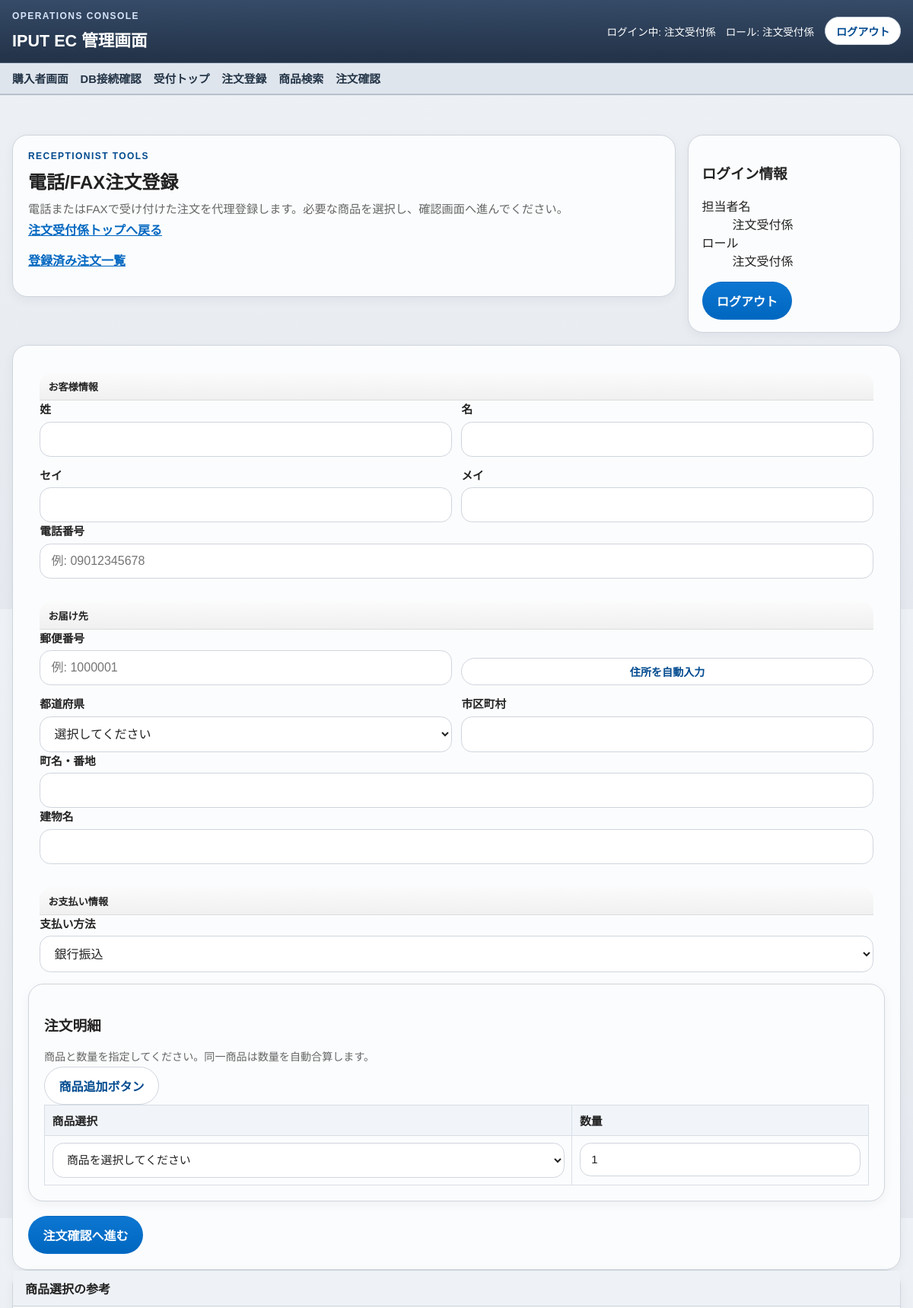
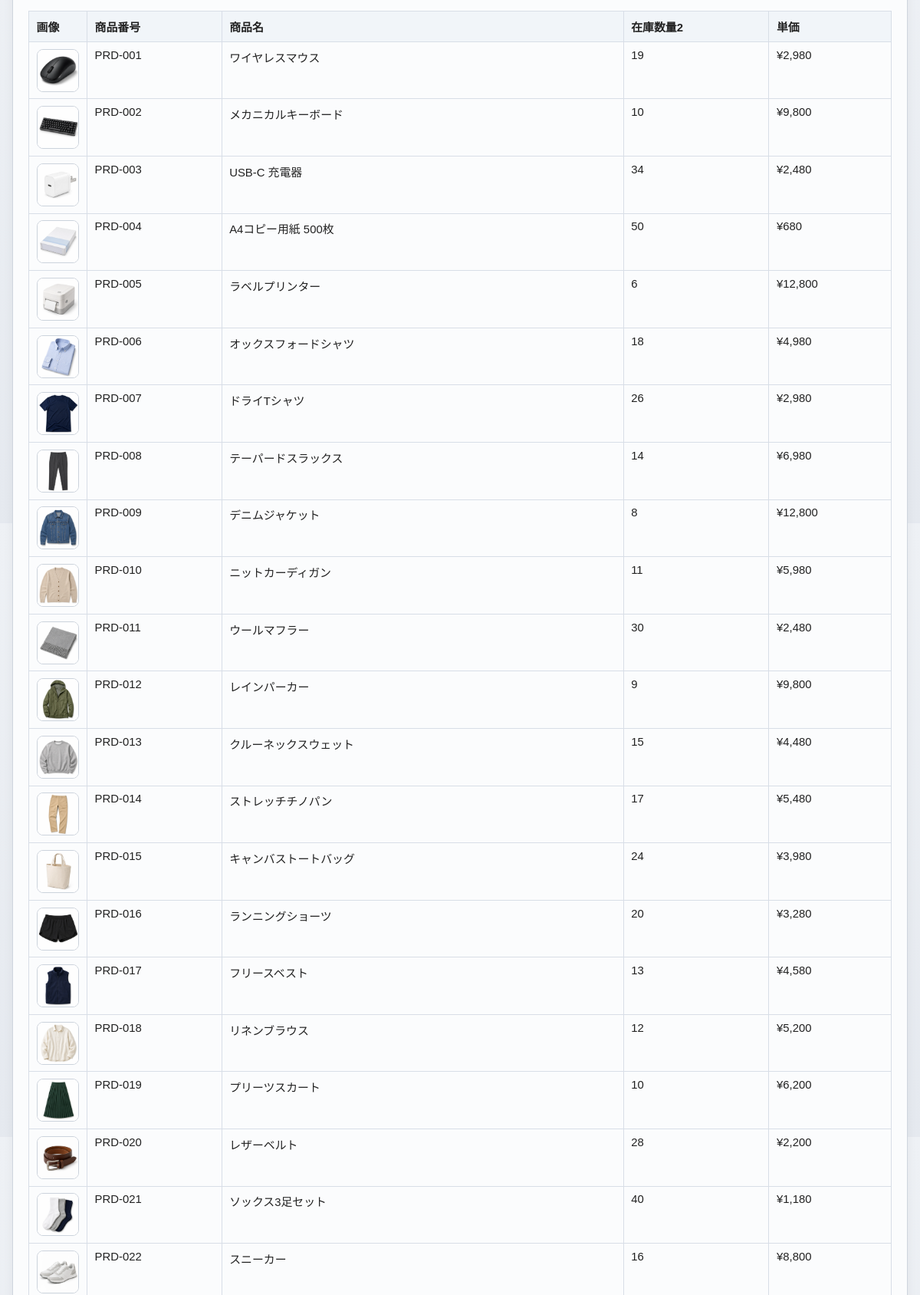
The app's page /staff/receptionist/orders/new (signed in, upper part) with its own data (2 pictures, top to bottom).
### tables this page shows
CREATE TABLE products (
    id INTEGER PRIMARY KEY AUTOINCREMENT,
    product_no TEXT NOT NULL UNIQUE,
    name TEXT NOT NULL,
    description TEXT NOT NULL,
    price INTEGER NOT NULL,
    category TEXT NOT NULL,
    maker TEXT NOT NULL,
    image_path TEXT,
    sale_price INTEGER,
    sale_starts_at TEXT,
    sale_ends_at TEXT,
    available_from TEXT,
    available_until TEXT,
    stock_quantity_1 INTEGER NOT NULL DEFAULT 0,
    stock_quantity_2 INTEGER NOT NULL DEFAULT 0,
    created_at TEXT NOT NULL DEFAULT CURRENT_TIMESTAMP,
    updated_at TEXT NOT NULL DEFAULT CURRENT_TIMESTAMP
);

### app/Views/staff/reception_order_new.php (the view, shortened to what the rows shown need)
<section class="staff-hero">
    <div class="panel">
        <h2>電話/FAX注文登録</h2>
    </div>
</section>
<section class="panel">
    <form method="post" action="<?= e(app_path('/staff/receptionist/orders/confirm')) ?>" class="reception-order-form">
        <div class="panel panel-subsection">
            <div class="table-wrap">
                <table class="data-table order-entry-table">
                    <thead>
                        <tr>
                            <th>商品選択</th>
                            <th>数量</th>
                        </tr>
                    </thead>
                </table>
            </div>
        </div>
    </form>
</section>
<section class="panel">
    <div class="table-wrap">
        <table class="data-table admin-data-table">
            <thead>
                <tr>
                    <th>画像</th>
                    <th>商品番号</th>
                    <th>商品名</th>
                    <th>在庫数量2</th>
                    <th>単価</th>
                </tr>
            </thead>
            <tbody>
                <?php foreach ($productOptions as $product): ?>
                    <tr>
                        <td class="admin-thumb-cell">
                            <img
                                class="admin-thumb"
                                src="<?= e(product_image_url((string) ($product['image_path'] ?? ''))) ?>"
                                alt="<?= e((string) $product['name']) ?>"
                                data-fallback-src="<?= e(product_image_url('')) ?>"
                            >
                        </td>
                        <td><?= e((string) $product['product_no']) ?></td>
                        <td><?= e((string) $product['name']) ?></td>
                        <td><?= e((string) $product['stock_quantity_2']) ?></td>
                        <td>¥<?= number_format((int) $product['price']) ?></td>
                    </tr>
                <?php endforeach; ?>
            </tbody>
        </table>
    </div>
</section>

### records on screen
products: image_path (picture), product_no "PRD-001", name "ワイヤレスマウス", stock_quantity_2 "19", price "2,980"
products: image_path (picture), product_no "PRD-002", name "メカニカルキーボード", stock_quantity_2 "10", price "9,800"
products: image_path (picture), product_no "PRD-003", name "USB-C 充電器", stock_quantity_2 "34", price "2,480"
products: image_path (picture), product_no "PRD-004", name "A4コピー用紙 500枚", stock_quantity_2 "50", price "680"
products: image_path (picture), product_no "PRD-005", name "ラベルプリンター", stock_quantity_2 "6", price "12,800"
products: image_path (picture), product_no "PRD-006", name "オックスフォードシャツ", stock_quantity_2 "18", price "4,980"
products: image_path (picture), product_no "PRD-007", name "ドライTシャツ", stock_quantity_2 "26", price "2,980"
products: image_path (picture), product_no "PRD-008", name "テーパードスラックス", stock_quantity_2 "14", price "6,980"
products: image_path (picture), product_no "PRD-009", name "デニムジャケット", stock_quantity_2 "8", price "12,800"
products: image_path (picture), product_no "PRD-010", name "ニットカーディガン", stock_quantity_2 "11", price "5,980"
products: image_path (picture), product_no "PRD-011", name "ウールマフラー", stock_quantity_2 "30", price "2,480"
products: image_path (picture), product_no "PRD-012", name "レインパーカー", stock_quantity_2 "9", price "9,800"
products: image_path (picture), product_no "PRD-013", name "クルーネックスウェット", stock_quantity_2 "15", price "4,480"
products: image_path (picture), product_no "PRD-014", name "ストレッチチノパン", stock_quantity_2 "17", price "5,480"
products: image_path (picture), product_no "PRD-015", name "キャンバストートバッグ", stock_quantity_2 "24", price "3,980"
products: image_path (picture), product_no "PRD-016", name "ランニングショーツ", stock_quantity_2 "20", price "3,280"
products: image_path (picture), product_no "PRD-017", name "フリースベスト", stock_quantity_2 "13", price "4,580"
products: image_path (picture), product_no "PRD-018", name "リネンブラウス", stock_quantity_2 "12", price "5,200"
products: image_path (picture), product_no "PRD-019", name "プリーツスカート", stock_quantity_2 "10", price "6,200"
products: image_path (picture), product_no "PRD-020", name "レザーベルト", stock_quantity_2 "28", price "2,200"
products: image_path (picture), product_no "PRD-021", name "ソックス3足セット", stock_quantity_2 "40", price "1,180"
products: image_path (picture), product_no "PRD-022", name "スニーカー", stock_quantity_2 "16", price "8,800"

### other values on screen
$adminApplicationName "IPUT EC 管理画面"
$authUser['user_name'] "注文受付係"
$authService->roleLabel($currentRole) "注文受付係"
$menuItem['label'] "受付トップ"
$menuItem['label'] "注文登録"
$menuItem['label'] "商品検索"
$menuItem['label'] "注文確認"
$user['user_name'] "注文受付係"
$roleLabel "注文受付係"
form field prefecture "選択してください"
form field payment_method "銀行振込"
